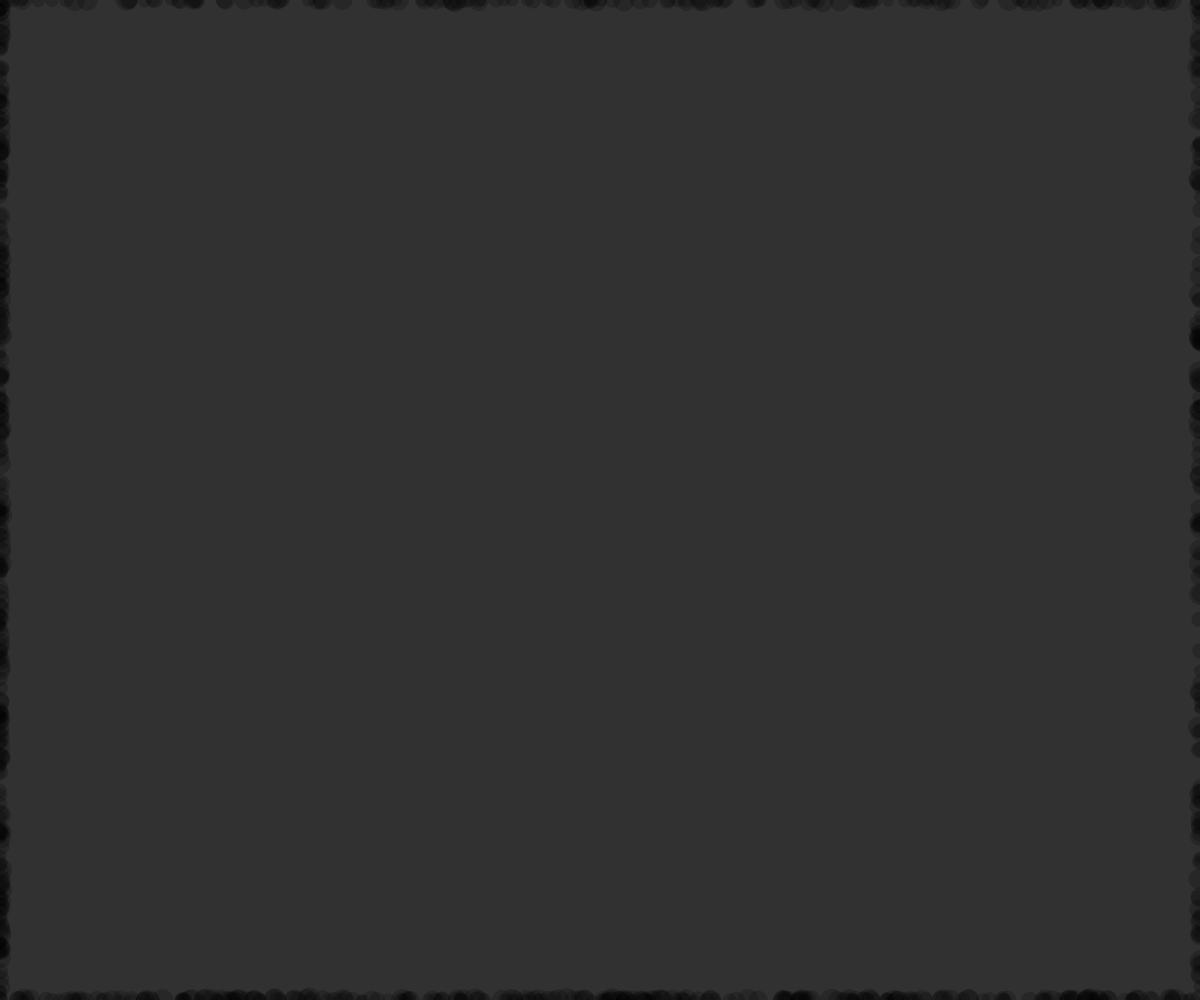
Frame 1 (no input)
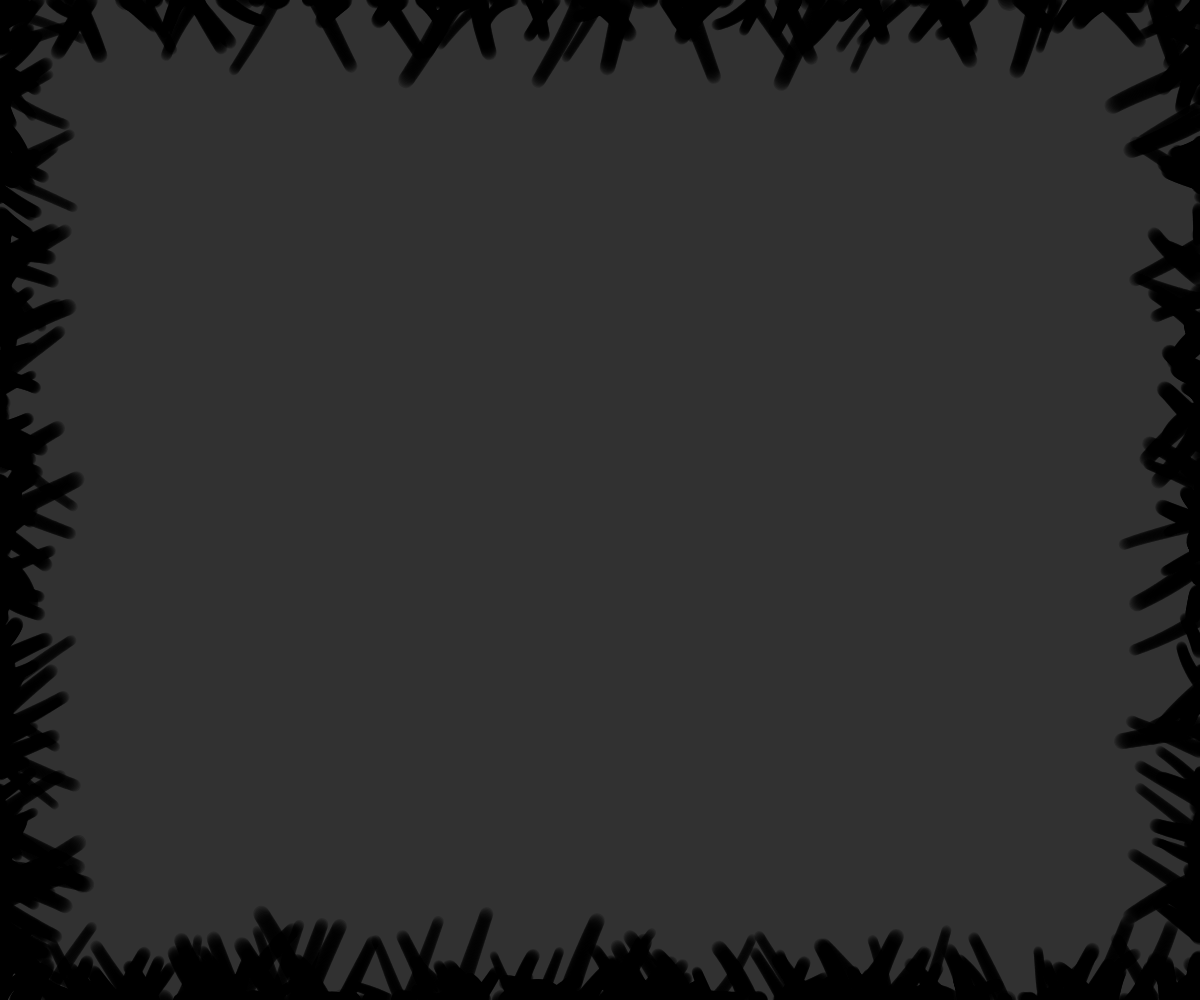
Frame 60 (no input)
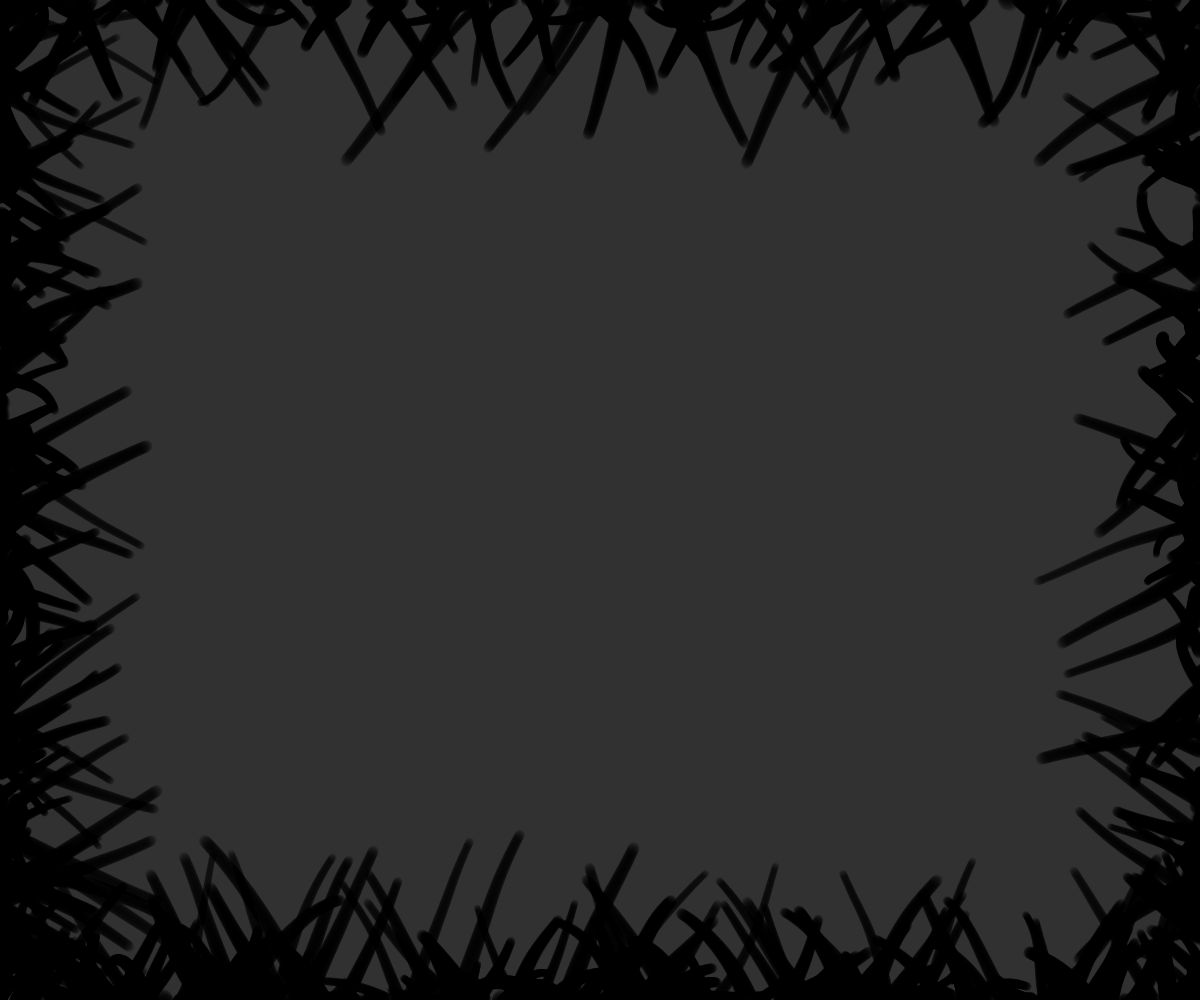
Frame 120 (the mouse pressed at the canvas centre since frame 60)

The p5.js sketch that drew these frames (run headless with seeded random() and noise() and a simulated clock; from frame 60 on, the mouse is pressed at the canvas centre):

// p5.js sketch
// ── sketch.js
var W;
var circle_dirps = [];
var black_dirps = [];
var in_view = [];
var palette_size;
var black_state = 1;
var frames = 0;
var appearence;

function setup(){
	palette_size = int(random(3, 6));
	if(windowHeight > windowWidth){
		W = windowWidth;
	}else{
		W = windowHeight;
	}
	createCanvas(windowWidth, windowHeight);
	background(random(10, 200));
	for(var i=0; i< 800; i++){
		d = new Drip();
		d.r = 0;
		d.color = [0, 0, 0];
		black_dirps.push(d);
		in_view.push(d);
	}
	appearence = int(random(100, 500));
}


function draw(){
	for(var i=0; i<in_view.length; i++){
		in_view[i].display();
		black_state+=in_view[i].state;
	}
	frames++;
	if(frames == appearence){
		in_view.push(new Circle(width/2, height/2, int(random(W/20, W/10))));
	}else{
		black_state = 0;
	}
}


function Drip(){
	this.direction = round(random(3))
	this.noise_direction = round(random())
	if(this.direction == 0 || this.direction == 1){
		this.x = random(width);
		this.y = this.direction * height;
	}

	else if(this.direction == 2 || this.direction == 3){
		this.y = random(height);
		this.x = (this.direction-2) * width;
	}
	else{
		this.x = random(width);
		this.y = random(height);
		this.direction = round(random(3));
	}

	this.weight = random(W/90, W/45);
	this.alpha = 50;
	this.color = [random(255), random(255), random(255)];
	this.n = random(100);
	this.angle = random(TWO_PI);
	this.inc = random() / 100;
	this.state = 1;
	this.center;
	this.r;
	this.step = W*0.0005 + random() * W * .001;
	this.detction = 1;


	this.display = () => {
		if(this.state){
			stroke(this.color[0], this.color[1], this.color[2], this.alpha);
			if(this.r != 0){
				if(dist(this.x, this.y, this.center[0], this.center[1]) < this.r){
					stroke(this.color[0]-70, this.color[1]-70, this.color[2]-70, this.alpha-40);
				}else{
					stroke(this.color[0], this.color[1], this.color[2], this.alpha);
				}
			}
			strokeWeight(this.weight);
			this.n += 0.005;
			if(this.direction == 0 || this.direction == 1){
				var next_y = this.y + (this.direction * -2 + 1)*sin(this.angle)*this.step;
				var next_x = this.x + (this.noise_direction * -2 +1) * noise(this.n)*this.step;
			}else{
				var next_x = this.x + ((this.direction-2) * -2 + 1)*cos(this.angle)*this.step;
				var next_y = this.y + (this.noise_direction * -2 +1) * noise(this.n)*this.step;
			}

			line(this.x, this.y, next_x, next_y);
			this.x = next_x;
			this.y = next_y;


			if(this.detction && (this.x <= 0 || this.x >= width || this.y >= height || this.y <= 0)){
				if(this.noise_direction){
					this.noise_direction = 0;
				}else{
					this.noise_direction = 1;
				}
			}
			this.angle += this.inc;
			this.weight *= 0.995;
			this.alpha -= .025;
			if(this.alpha <= 0.2 || this.weight <= 0.2){
				this.state = 0;
			}
		}
	}
}



function Circle(x, y, r){
	this.r = r;
	this.drips = []
	this.center = [x, y];
	this.last_state = 1;
	this.direction = round(random(3));
	this.palette = []
	for(var i=0; i < palette_size; i++){
		this.palette.push([random(255), random(255), random(255)]);
	}

	for(var i=0; i < int(this.r/W*4000); i++){
		this.drips.push(new Drip());
		a = map(i, 0, TWO_PI, 0, this.r);
		this.drips[i].x = this.center[0]  + cos(a) * this.r; 
		this.drips[i].y = this.center[1]  + sin(a) * this.r;
		this.drips[i].center = this.center;
		this.drips[i].r = this.r;
		this.drips[i].direction = this.direction;
		this.drips[i].color = this.palette[i%palette_size];
		this.drips[i].detction = 0;
	}
	this.display = () => {
		if (!this.last_state){
			return 0;
		}
		this.last_state = 0;
		for(var i=0; i<this.drips.length; i++){
			this.drips[i].display();
			this.last_state += this.drips[i].state;
		}
	}
}
